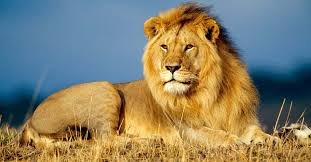
#> input picture test_image/lion.jpg, 311 x 162 px, found by its file name
$ jupyter execute --allow-errors Main.ipynb
#> lines starting #> are read from the running program, lines starting #| are printed output that depends on the picture
# Import Libraries

[cell 1]
import os
import re
import cv2
import pickle
import numpy as np
from skimage.feature import hog
from sklearn.svm import SVC
from matplotlib import pyplot as plt
from sklearn.model_selection import train_test_split
from sklearn.metrics import accuracy_score, precision_score, recall_score, f1_score
from sklearn.metrics import classification_report
from sklearn.metrics import confusion_matrix

# Visualize Data

[cell 2]
animals_dir = '/Users/hongthai/Downloads/animals'
train_dir = os.path.join(animals_dir, 'train')
val_dir = os.path.join(animals_dir, 'val')

[cell 3]
folders_train = []
file_counts_train = []
folders_val = []
file_counts_val = []

num_train = 0
num_val = 0

# Get statistics for training data
#> (the rest of this cell did not finish here and is left out)

[cell 4]
i = 1
plt.figure(figsize=(25, 10))

#> (the rest of this cell did not finish here and is left out)

[cell 5]
img_path = "/Users/hongthai/Downloads/animals/inf/lion.jpg"
image = cv2.imread(img_path)
#> image is the input picture: shape (162, 311, 3); mean B, G, R 106.7, 129, 134.6
plt.figure(figsize=(15, 6))
plt.subplot(1, 3, 1)
plt.imshow(cv2.cvtColor(image, cv2.COLOR_BGR2RGB))
plt.title('Original Image')

image = cv2.imread(img_path)
image = np.array(image).astype('uint8')
image = cv2.resize(image, (64, 64))
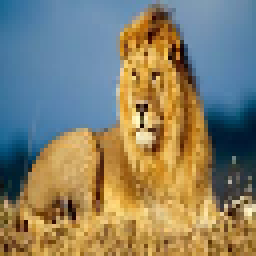
#> image: shape (64, 64, 3) (shown 4 times larger); mean B, G, R 106.7, 128.8, 134.4
grey_image = cv2.cvtColor(image, cv2.COLOR_BGR2GRAY)
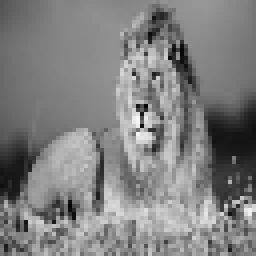
#> grey_image: shape (64, 64) (shown 4 times larger); min 6, max 247, mean 128
plt.subplot(1, 3, 2)
plt.imshow(grey_image, cmap='gray')
plt.title('Gray Image')

sample_image_features, sample_hog_image = hog(grey_image,
                                              visualize=True,
                                              orientations=9,
                                              block_norm='L2',
                                              pixels_per_cell=(8, 8),
                                              cells_per_block=(2, 2))
#> sample_image_features = 1764 values, max 0.818 at index 494, min 0 at index 3, mean 0.12
plt.subplot(1, 3, 3)
plt.imshow(sample_hog_image, cmap=plt.cm.gray)
plt.title('HOG Image')

plt.show()
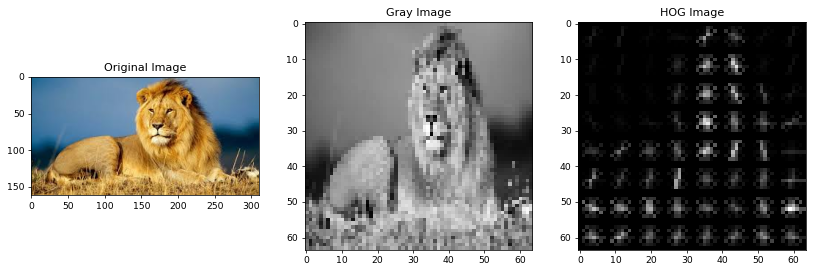
#> figure drawn by matplotlib, 3 panels

[cell 6]
img_path = "/Users/hongthai/Downloads/animals/inf/dog.jpg"
image = cv2.imread(img_path)
plt.figure(figsize=(15, 6))
plt.subplot(1, 3, 1)
#> (the rest of this cell did not finish here and is left out)

[cell 7]
img_path = "/Users/hongthai/Downloads/animals/inf/horse.jpg"
image = cv2.imread(img_path)
plt.figure(figsize=(15, 6))
plt.subplot(1, 3, 1)
#> (the rest of this cell did not finish here and is left out)

# HOG Feature Extraction

Feature extraction using HOG with orientations=36

[cell 8]
def load_images(folder_path):
    features = []
    labels = []

    for img in os.listdir(folder_path):
        img_path = os.path.join(folder_path, img)
        image = cv2.imread(img_path)
        if image is None:
            continue
        image = np.array(image).astype('uint8')
        image = cv2.resize(image, (64, 64))
        grey_image = cv2.cvtColor(image, cv2.COLOR_BGR2GRAY)
        hog_features = hog(grey_image, orientations=36, pixels_per_cell=(8, 8),
                            cells_per_block=(2, 2), transform_sqrt=True, block_norm="L2")

        features.append(hog_features)
        labels.append( os.path.basename(folder_path))

    return features, labels

# Load Images and Generate Train/Val/Test

#> (a cell that did not finish here is left out)

[cell 10]
X_train_ = []
y_train_ = []
X_test_ = []
y_test_ = []

# Train
#> (the rest of this cell did not finish here and is left out)

[cell 11]
X_train = np.array(X_train_)
y_train = np.array(y_train_)
X_test = np.array(X_test_)
y_test = np.array(y_test_)

[cell 12]
print(X_train.shape)
print(y_train.shape)
print(X_test.shape)
print(y_test.shape)

#> (a cell that did not finish here is left out)

[cell 14]
print(X_train.shape)
#> (the rest of this cell did not finish here and is left out)

[cell 15]
from sklearn.preprocessing import LabelEncoder
from sklearn.preprocessing import StandardScaler
import joblib

encoder = LabelEncoder()
y_train_encoded = encoder.fit_transform(y_train)
#> (the rest of this cell did not finish here and is left out)

[cell 16]
print("Dimensions of X_train: ", X_train.shape)
print("Dimensions of y_train: ", y_train.shape)
#> (the rest of this cell did not finish here and is left out)

[cell 17]
# Đếm số lượng mỗi nhãn trong tập train
unique_labels, label_counts = np.unique(y_train_encoded, return_counts=True)
for label, count in zip(unique_labels, label_counts):
    print(f"Nhãn {label}: {count}")

$ run again, with test_image/dog2.jpg copied over test_image/lion.jpg
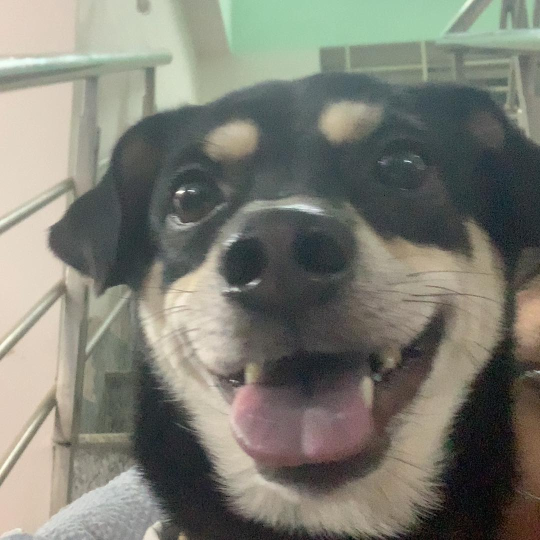
#> input picture test_image/dog2.jpg, 1080 x 1080 px, found by its file name (shown at 1/2 size)
#> image is the input picture: shape (1080, 1080, 3); mean B, G, R 113.7, 123.6, 123.4
#> image: shape (64, 64, 3)
#> `grey_image = cv2.cvtColor(image, cv2.COLOR_BGR2GRAY)`:
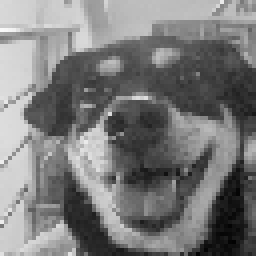
#> grey_image: shape (64, 64) (shown 4 times larger); min 2, max 249, mean 122.4
#> sample_image_features = 1764 values, max 0.742 at index 1216, min 0 at index 47, mean 0.119
#> `plt.show()`:
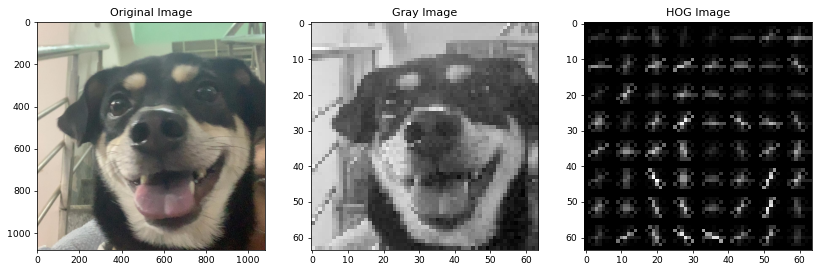
#> figure drawn by matplotlib, 3 panels

$ run again, with test_image/elephant1.jpg copied over test_image/lion.jpg
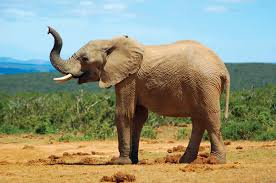
#> input picture test_image/elephant1.jpg, 276 x 183 px, found by its file name
#> image is the input picture: shape (183, 276, 3); mean B, G, R 123.3, 148.3, 147.1
#> image: shape (64, 64, 3)
#> `grey_image = cv2.cvtColor(image, cv2.COLOR_BGR2GRAY)`:
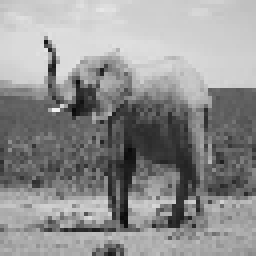
#> grey_image: shape (64, 64) (shown 4 times larger); min 9, max 241, mean 145.1
#> sample_image_features = 1764 values, max 0.891 at index 499, min 0 at index 25, mean 0.123
#> `plt.show()`:
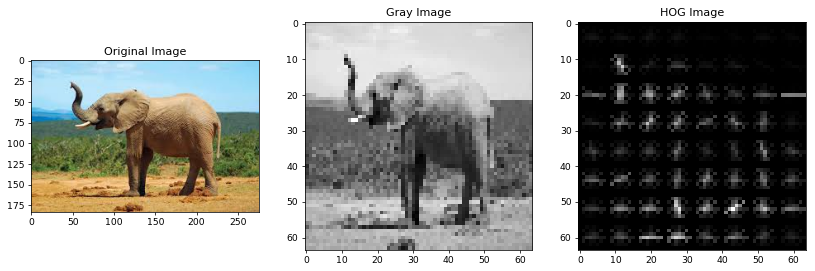
#> figure drawn by matplotlib, 3 panels
